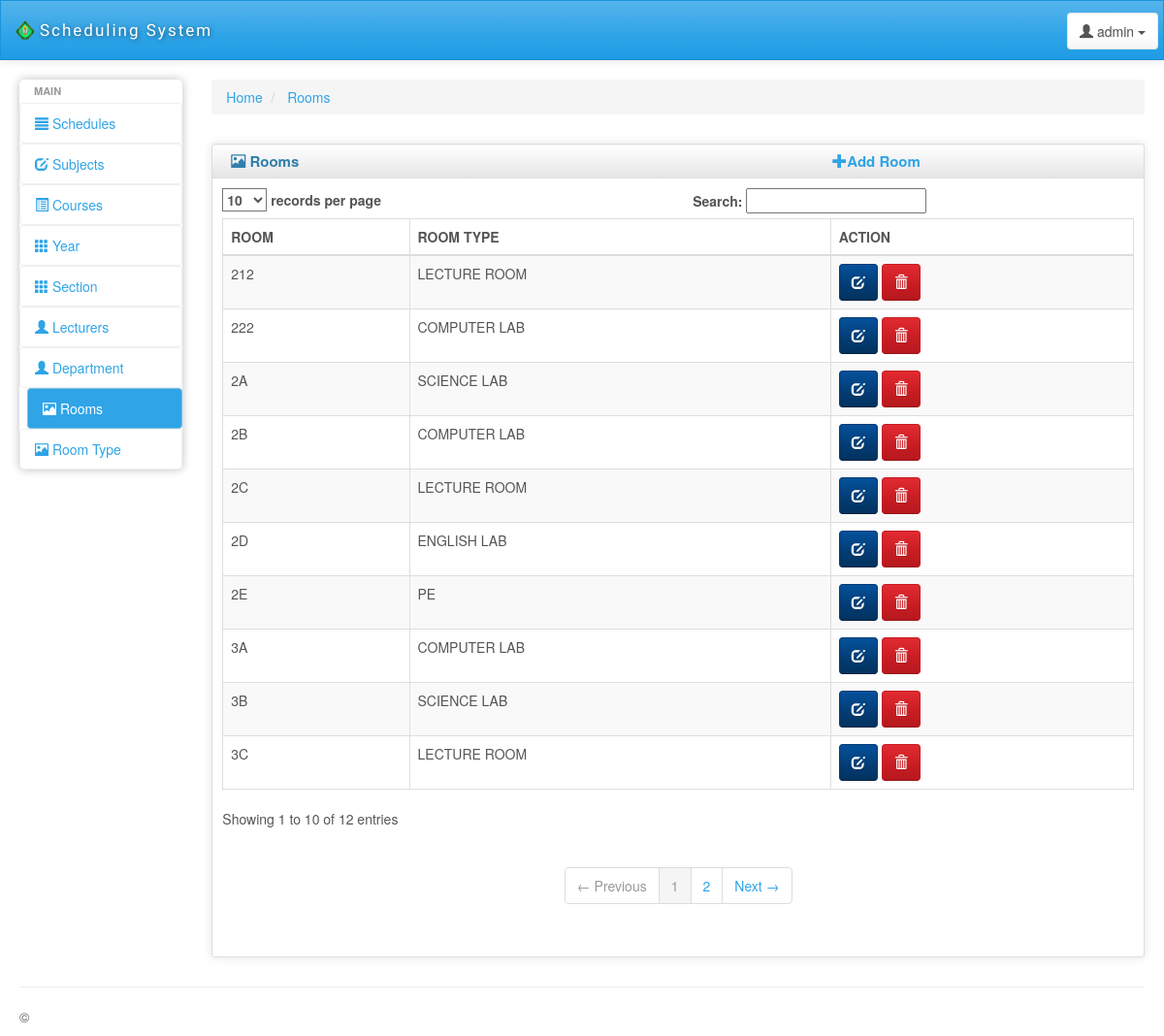
Screenshot of /room.php (signed in) with the database file from the repository.
### tables this page shows
CREATE TABLE IF NOT EXISTS `room` (
  `ROOM_ID` int(11) NOT NULL,
  `ROOM` varchar(100) NOT NULL,
  `ROOM_TYPE` int(11) NOT NULL
);

CREATE TABLE IF NOT EXISTS `roomtype` (
  `ROOMTYPENO` int(11) NOT NULL,
  `ROOMTYPE` varchar(100) NOT NULL,
  `DEPARTMENT` int(11) NOT NULL,
  `CLASS` int(11) NOT NULL
);

### room.php (the view, shortened to what this page needs)
<?php
	include("header.php");
?>
<div id="content" class="col-lg-10 col-sm-10">
                <div>
        <ul class="breadcrumb">
            <li>
                <a href="#">Home</a>
            </li>
            <li>
                <a href="#">Rooms</a>
            </li>
        </ul>
    </div>
    <div class="row">
    <div class="box col-md-12">
    <div class="box-inner">
    <div class="box-header well" data-original-title="">
        <h2><i class="glyphicon glyphicon-picture"></i> Rooms<a href="irooms.php" style="margin-left:550px;"><i class="glyphicon glyphicon-plus"></i>Add Room</a>
            </h2>
    </div>
    <div class="box-content">
    <table class="table table-striped table-bordered bootstrap-datatable datatable responsive">
    <thead>
    <tr>
        <th>ROOM</th>
        <th>ROOM TYPE</th>
        <th>ACTION</th>
    </tr>
    </thead>
    <tbody>
    	<?php
    		$result=mysql_query("SELECT room.*,roomtype.* FROM `room` left join roomtype on room.ROOM_TYPE=roomtype.ROOMTYPENO");
    		while($row=mysql_fetch_array($result)){
    	?>
    <tr>
        <td><?php echo $row['ROOM'];?></td>
        <td class="center"><?php echo $row['ROOMTYPE'];?></td>
        <td class="center">
            <a class="btn btn-info" href="uroom.php?id=<?php echo $row['ROOM_ID'];?>" title="Update">
                <i class="glyphicon glyphicon-edit icon-white"></i>
            </a>
            <a class="btn btn-danger" onclick="return confirm('Are you sure you want to remove this room?');" href="droom.php?id=<?php echo $row['ROOM_ID'];?>" title="Delete">
                <i class="glyphicon glyphicon-trash icon-white"></i>
            </a>
        </td>
    </tr>
   <?php
   	}
   ?>
    </tbody>
    </table>
    </div>
    </div>
    </div>
    </div>
    </div>
</div>
    <hr>
<?php
	include("footer.php");
?>

### css/charisma-app.css (style rules this page uses)
.box { margin-top: 10px; margin-bottom: 10px; }
.box-inner { border: 1px solid #DEDEDE; border-radius: 3px; -webkit-border-radius: 3px; -moz-border-radius: 3px; box-shadow: 0 0 10px rgba(189, 189, 189, 0.4); -webkit-box-shadow: 0 0 10px rgba(189, 189, 189, 0.4); -moz-box-shadow: 0 0 10px rgba(189, 189, 189, 0.4); }
.box-header { border: none; padding-top: 5px; border-bottom: 1px solid #DEDEDE; border-radius: 3px 3px 0 0; -webkit-border-radius: 3px 3px 0 0; -moz-border-radius: 3px 3px 0 0; height: 35px; min-height: 35px !important; margin-bottom: 0; font-weight: bold; font-size: 16px; background: -moz-linear-gradient(top, rgba(255, 255, 255, 0) 0%, rgba(0, 0, 0, 0.1) 100%); background: -webkit-gradient(linear, left top, left bottom, color-stop(0%, rgba(255, 255, 255, 0)), color-stop(100%, rgba(0, 0, 0, 0.1))); background: -webkit-linear-gradient(top, rgba(255, 255, 255, 0) 0%, rgba(0, 0, 0, 0.1) 100%); background: -o-linear-gradient(top, rgba(255, 255, 255, 0) 0%, rgba(0, 0, 0, 0.1) 100%); background: -ms-linear-gradient(top, rgba(255, 255, 255, 0) 0%, rgba(0, 0, 0, 0.1) 100%); background: linear-gradient(to bottom, rgba(255, 255, 255, 0) 0%, rgba(0, 0, 0, 0.1) 100%); filter: progid:DXImageTransform.Microsoft.gradient(startColorstr='#00ffffff', endColorstr='#1a000000', GradientType=0); }
.box-header h2 { font-size: 15px; width: auto; clear: none; float: left; line-height: 25px; white-space: nowrap; font-weight: bold; margin-top: 0; margin-bottom: 0; }
.box-header h2 > i { margin-top: 1px; }
.box-content { padding: 10px; }
@media only screen and (min-width: 980px) { a, button, input[type=submit], input[type=button], .product-img { -webkit-transition: .5s; -moz-transition: .5s; -ms-transition: .5s; -o-transition: .5s; transition: .5s; } }

### bower_components/responsive-tables/responsive-tables.css (style rules this page uses)
table th { font-weight: bold; }
table td, table th { padding: 9px 10px; text-align: left; }

### rows the page displays
room: ROOM "2A", roomtype.ROOMTYPE "SCIENCE LAB"
room: ROOM "2B", roomtype.ROOMTYPE "COMPUTER LAB"
room: ROOM "2C", roomtype.ROOMTYPE "LECTURE ROOM"
room: ROOM "3A", roomtype.ROOMTYPE "COMPUTER LAB"
room: ROOM "3B", roomtype.ROOMTYPE "SCIENCE LAB"
room: ROOM "3C", roomtype.ROOMTYPE "LECTURE ROOM"
room: ROOM "2D", roomtype.ROOMTYPE "ENGLISH LAB"
room: ROOM "2E", roomtype.ROOMTYPE "PE"
room: ROOM "222", roomtype.ROOMTYPE "COMPUTER LAB"
room: ROOM "212", roomtype.ROOMTYPE "LECTURE ROOM"
